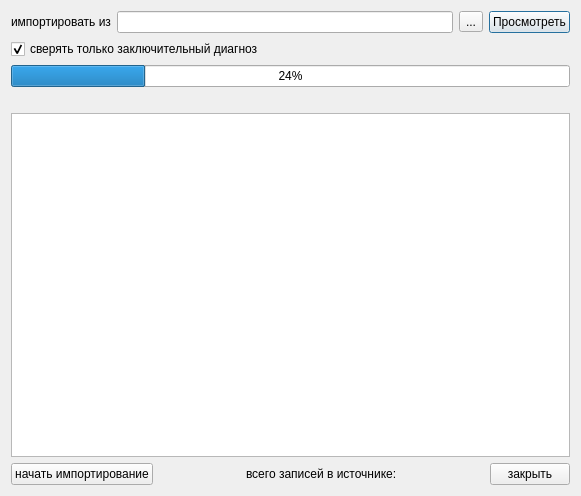
<?xml version="1.0" encoding="UTF-8"?>
<ui version="4.0">
 <class>Dialog</class>
 <widget class="QDialog" name="Dialog">
  <property name="geometry">
   <rect>
    <x>0</x>
    <y>0</y>
    <width>581</width>
    <height>496</height>
   </rect>
  </property>
  <property name="windowTitle">
   <string>Импорт первичных документов из XML</string>
  </property>
  <layout class="QGridLayout">
   <item row="0" column="0">
    <layout class="QHBoxLayout">
     <property name="spacing">
      <number>6</number>
     </property>
     <property name="margin">
      <number>0</number>
     </property>
     <item>
      <widget class="QLabel" name="label">
       <property name="text">
        <string>импортировать из</string>
       </property>
      </widget>
     </item>
     <item>
      <widget class="QLineEdit" name="edtFileName"/>
     </item>
     <item>
      <widget class="QToolButton" name="btnSelectFile">
       <property name="text">
        <string>...</string>
       </property>
      </widget>
     </item>
     <item>
      <widget class="QPushButton" name="btnView">
       <property name="text">
        <string>Просмотреть</string>
       </property>
      </widget>
     </item>
    </layout>
   </item>
   <item row="1" column="0">
    <widget class="QCheckBox" name="chkFinalDiagnosticOnly">
     <property name="text">
      <string>сверять только заключительный диагноз</string>
     </property>
     <property name="checked">
      <bool>true</bool>
     </property>
    </widget>
   </item>
   <item row="2" column="0">
    <widget class="CProgressBar" name="progressBar">
     <property name="value">
      <number>24</number>
     </property>
     <property name="orientation">
      <enum>Qt::Horizontal</enum>
     </property>
    </widget>
   </item>
   <item row="3" column="0">
    <widget class="QLabel" name="stat">
     <property name="text">
      <string/>
     </property>
    </widget>
   </item>
   <item row="4" column="0">
    <widget class="QTextBrowser" name="log"/>
   </item>
   <item row="5" column="0">
    <layout class="QHBoxLayout">
     <property name="spacing">
      <number>6</number>
     </property>
     <property name="margin">
      <number>0</number>
     </property>
     <item>
      <widget class="QPushButton" name="btnImport">
       <property name="text">
        <string>начать импортирование</string>
       </property>
      </widget>
     </item>
     <item>
      <spacer>
       <property name="orientation">
        <enum>Qt::Horizontal</enum>
       </property>
       <property name="sizeHint" stdset="0">
        <size>
         <width>40</width>
         <height>20</height>
        </size>
       </property>
      </spacer>
     </item>
     <item>
      <widget class="QLabel" name="labelNum">
       <property name="text">
        <string>всего записей в источнике:</string>
       </property>
      </widget>
     </item>
     <item>
      <spacer>
       <property name="orientation">
        <enum>Qt::Horizontal</enum>
       </property>
       <property name="sizeHint" stdset="0">
        <size>
         <width>40</width>
         <height>20</height>
        </size>
       </property>
      </spacer>
     </item>
     <item>
      <widget class="QPushButton" name="btnClose">
       <property name="text">
        <string>закрыть</string>
       </property>
      </widget>
     </item>
    </layout>
   </item>
  </layout>
 </widget>
 <customwidgets>
  <customwidget>
   <class>CProgressBar</class>
   <extends>QProgressBar</extends>
   <header>library/ProgressBar.h</header>
  </customwidget>
 </customwidgets>
 <resources/>
 <connections/>
</ui>
